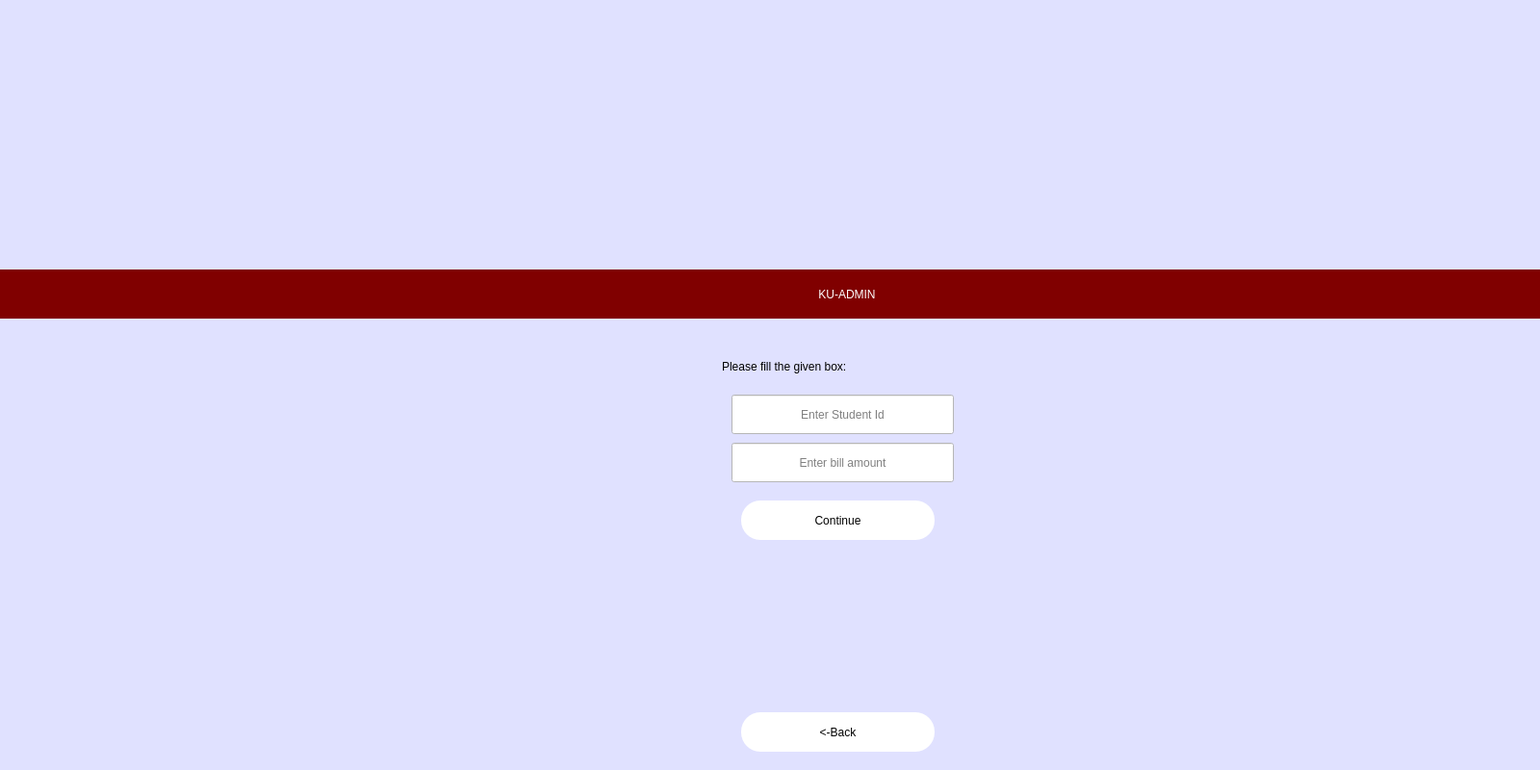
<?xml version="1.0" encoding="UTF-8"?>
<ui version="4.0">
 <class>canteen</class>
 <widget class="QMainWindow" name="canteen">
  <property name="geometry">
   <rect>
    <x>0</x>
    <y>0</y>
    <width>1600</width>
    <height>800</height>
   </rect>
  </property>
  <property name="windowTitle">
   <string>iCardSIS</string>
  </property>
  <property name="styleSheet">
   <string notr="true">background-color: rgb(224, 225, 255);</string>
  </property>
  <widget class="QWidget" name="centralwidget">
   <widget class="QLabel" name="label_2">
    <property name="geometry">
     <rect>
      <x>-20</x>
      <y>280</y>
      <width>1800</width>
      <height>51</height>
     </rect>
    </property>
    <property name="styleSheet">
     <string notr="true">font: 700 16pt Times New Roman;
color:white;
background-color: maroon</string>
    </property>
    <property name="text">
     <string>KU-ADMIN</string>
    </property>
    <property name="alignment">
     <set>Qt::AlignCenter</set>
    </property>
   </widget>
   <widget class="QLabel" name="label_3">
    <property name="geometry">
     <rect>
      <x>750</x>
      <y>360</y>
      <width>341</width>
      <height>41</height>
     </rect>
    </property>
    <property name="styleSheet">
     <string notr="true">font: 700 14pt &quot;Times New Roman&quot;;</string>
    </property>
    <property name="text">
     <string>Please fill the given box:</string>
    </property>
   </widget>
   <widget class="QLabel" name="label">
    <property name="geometry">
     <rect>
      <x>750</x>
      <y>40</y>
      <width>190</width>
      <height>190</height>
     </rect>
    </property>
    <property name="text">
     <string/>
    </property>
    <property name="pixmap">
     <pixmap resource="resource.qrc">:/image/images/4.jpg</pixmap>
    </property>
    <property name="scaledContents">
     <bool>true</bool>
    </property>
   </widget>
   <widget class="QLineEdit" name="lineEdit_stud">
    <property name="geometry">
     <rect>
      <x>760</x>
      <y>410</y>
      <width>231</width>
      <height>41</height>
     </rect>
    </property>
    <property name="styleSheet">
     <string notr="true">background-color: rgb(255, 255, 255);
color: rgb(0, 0, 0);</string>
    </property>
    <property name="alignment">
     <set>Qt::AlignCenter</set>
    </property>
    <property name="placeholderText">
     <string>Enter Student Id</string>
    </property>
   </widget>
   <widget class="QLineEdit" name="lineEdit_bill">
    <property name="geometry">
     <rect>
      <x>760</x>
      <y>460</y>
      <width>231</width>
      <height>41</height>
     </rect>
    </property>
    <property name="styleSheet">
     <string notr="true">background-color: rgb(255, 255, 255);
color: rgb(0, 0, 0);</string>
    </property>
    <property name="alignment">
     <set>Qt::AlignCenter</set>
    </property>
    <property name="placeholderText">
     <string>Enter bill amount</string>
    </property>
   </widget>
   <widget class="QPushButton" name="pushButton_back_4">
    <property name="geometry">
     <rect>
      <x>770</x>
      <y>740</y>
      <width>201</width>
      <height>41</height>
     </rect>
    </property>
    <property name="styleSheet">
     <string notr="true">QPushButton{color: black;

border-radius: 20px;
font: 700 13pt Times New Roman;
background-color: white

}
QPushButton:pressed{background-color: rgb(170, 0, 0);}</string>
    </property>
    <property name="text">
     <string>&lt;-Back</string>
    </property>
   </widget>
   <widget class="QPushButton" name="pushButton_conti">
    <property name="geometry">
     <rect>
      <x>770</x>
      <y>520</y>
      <width>201</width>
      <height>41</height>
     </rect>
    </property>
    <property name="styleSheet">
     <string notr="true">QPushButton{color: black;

border-radius: 20px;
font: 700 13pt Times New Roman;
background-color: white

}
QPushButton:pressed{background-color: rgb(170, 0, 0);}</string>
    </property>
    <property name="text">
     <string>Continue</string>
    </property>
   </widget>
  </widget>
 </widget>
 <resources>
  <include location="resource.qrc"/>
 </resources>
 <connections/>
</ui>
